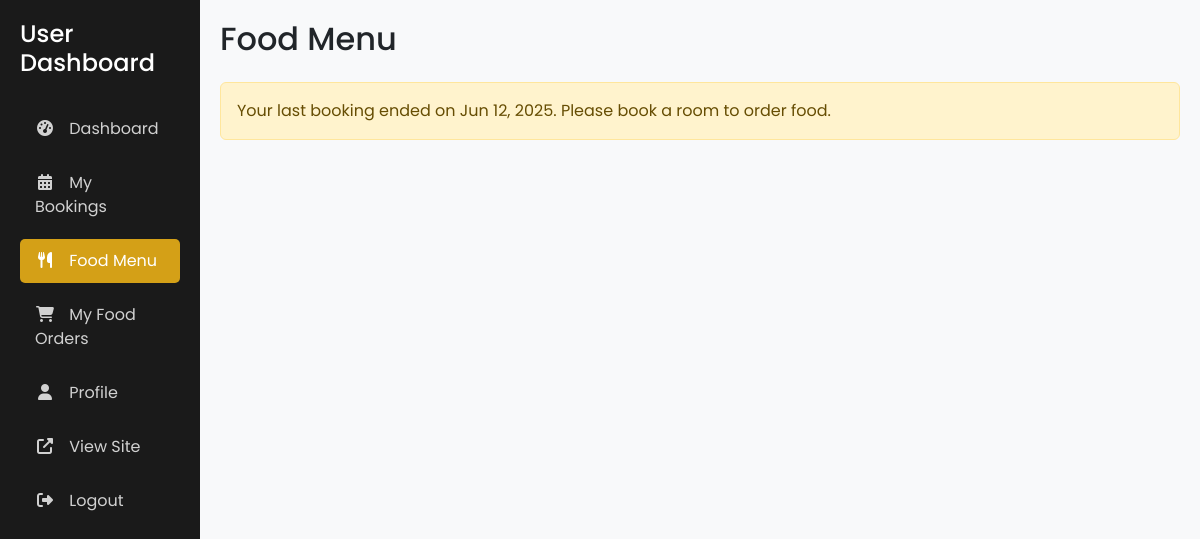
Before: /user/food_menu.php (signed in) with the older database file.
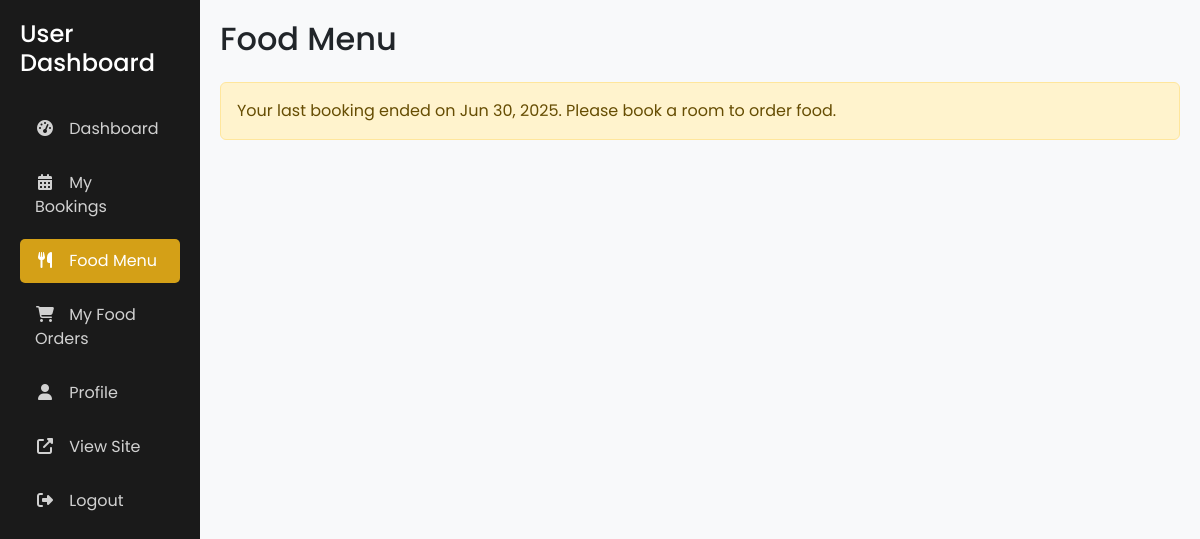
After: the same page with the newer database file.
### tables this page shows
CREATE TABLE `bookings` (
  `id` int(11) NOT NULL,
  `user_id` int(11) NOT NULL,
  `hotel_id` int(11) NOT NULL,
  `room_id` int(11) NOT NULL,
  `check_in_date` datetime NOT NULL,
  `check_out_date` datetime NOT NULL,
  `adults` int(11) NOT NULL,
  `children` int(11) NOT NULL,
  `total_price` decimal(10,2) NOT NULL,
  `booking_status` enum('pending','confirmed','cancelled','completed') DEFAULT 'pending',
  `created_at` timestamp NOT NULL DEFAULT current_timestamp(),
  `status` varchar(20) DEFAULT 'pending',
  `check_in` datetime DEFAULT NULL,
  `check_out` datetime DEFAULT NULL
);

### user/food_menu.php (the view, shortened to what this page needs)
<?php
require_once '../includes/session.php';
$error = '';
$user_id = $_SESSION['user_id'];
$current_time = date('Y-m-d H:i:s');
$active_booking = null;
$sql = "SELECT b.hotel_id, h.name AS hotel_name, b.check_out_date
        FROM bookings b
        JOIN hotels h ON b.hotel_id = h.id
        WHERE b.user_id = ?
        AND b.check_out_date >= ?
        ORDER BY b.check_out_date DESC
        LIMIT 1";
$stmt = mysqli_prepare($conn, $sql);
if ($stmt) {
    mysqli_stmt_bind_param($stmt, "is", $user_id, $current_time);
    mysqli_stmt_execute($stmt);
    $result = mysqli_stmt_get_result($stmt);
    $active_booking = mysqli_fetch_assoc($result);
    if (!$active_booking) {
        $sql = "SELECT b.hotel_id, h.name AS hotel_name, b.check_out_date
                FROM bookings b
                JOIN hotels h ON b.hotel_id = h.id
                WHERE b.user_id = ?
                ORDER BY b.check_out_date DESC
                LIMIT 1";
        $stmt = mysqli_prepare($conn, $sql);
        if ($stmt) {
            mysqli_stmt_bind_param($stmt, "i", $user_id);
            mysqli_stmt_execute($stmt);
            $result = mysqli_stmt_get_result($stmt);
            $past_booking = mysqli_fetch_assoc($result);
            if ($past_booking) {
                $error = "Your last booking ended on " . date('M d, Y', strtotime($past_booking['check_out_date'])) . ". Please book a room to order food.";
            } else {
                $error = "You don't have any bookings. Please book a room to order food.";
            }
        }
    }
} else {
    $error = "Error checking booking status: " . mysqli_error($conn);
}
$menu_items = [];
?>
<!DOCTYPE html>
<html lang="en">
<head>
    <link href="https://cdn.jsdelivr.net/npm/bootstrap@5.3.3/dist/css/bootstrap.min.css" rel="stylesheet">
    <link rel="stylesheet" href="https://cdnjs.cloudflare.com/ajax/libs/font-awesome/6.4.2/css/all.min.css">
</head>
<body>
    <div class="container-fluid">
        <div class="row">
            <div class="col-md-3 col-lg-2 sidebar">
                <h4 class="mb-4">User Dashboard</h4>
                <nav class="nav flex-column">
                    <a class="nav-link" href="dashboard.php">
                        <i class="fas fa-tachometer-alt"></i> Dashboard
                    </a>
                    <a class="nav-link" href="bookings.php">
                        <i class="fas fa-calendar-alt"></i> My Bookings
                    </a>
                    <a class="nav-link active" href="food_menu.php">
                        <i class="fas fa-utensils"></i> Food Menu
                    </a>
                    <a class="nav-link" href="food_orders.php">
                        <i class="fas fa-shopping-cart"></i> My Food Orders
                    </a>
                    <a class="nav-link" href="profile.php">
                        <i class="fas fa-user"></i> Profile
                    </a>
                    <a class="nav-link" href="../index.php" target="_blank">
                        <i class="fas fa-external-link-alt"></i> View Site
                    </a>
                    <a class="nav-link" href="../logout.php">
                        <i class="fas fa-sign-out-alt"></i> Logout
                    </a>
                </nav>
            </div>
            <div class="col-md-9 col-lg-10 main-content">
                <h2 class="mb-4">Food Menu<?php echo !empty($active_booking) ? ' - ' . htmlspecialchars($active_booking['hotel_name']) : ''; ?></h2>
                <?php if ($error): ?>
                    <div class="alert alert-warning">
                        <?php echo $error; ?>
                    </div>
                <?php elseif (empty($menu_items)): ?>
                    <div class="alert alert-info">
                        No food items are currently available at this hotel. Please check back later.
                    </div>
                <?php endif; ?>
            </div>
        </div>
    </div>
</body>
</html>

Changed rows visible on the page:
no longer on this page (row edited): bookings: check_out_date "Your last booking ended on Jun 12, 2025. Please book a room to order food."
added bookings: check_out_date "Your last booking ended on Jun 30, 2025. Please book a room to order food."
